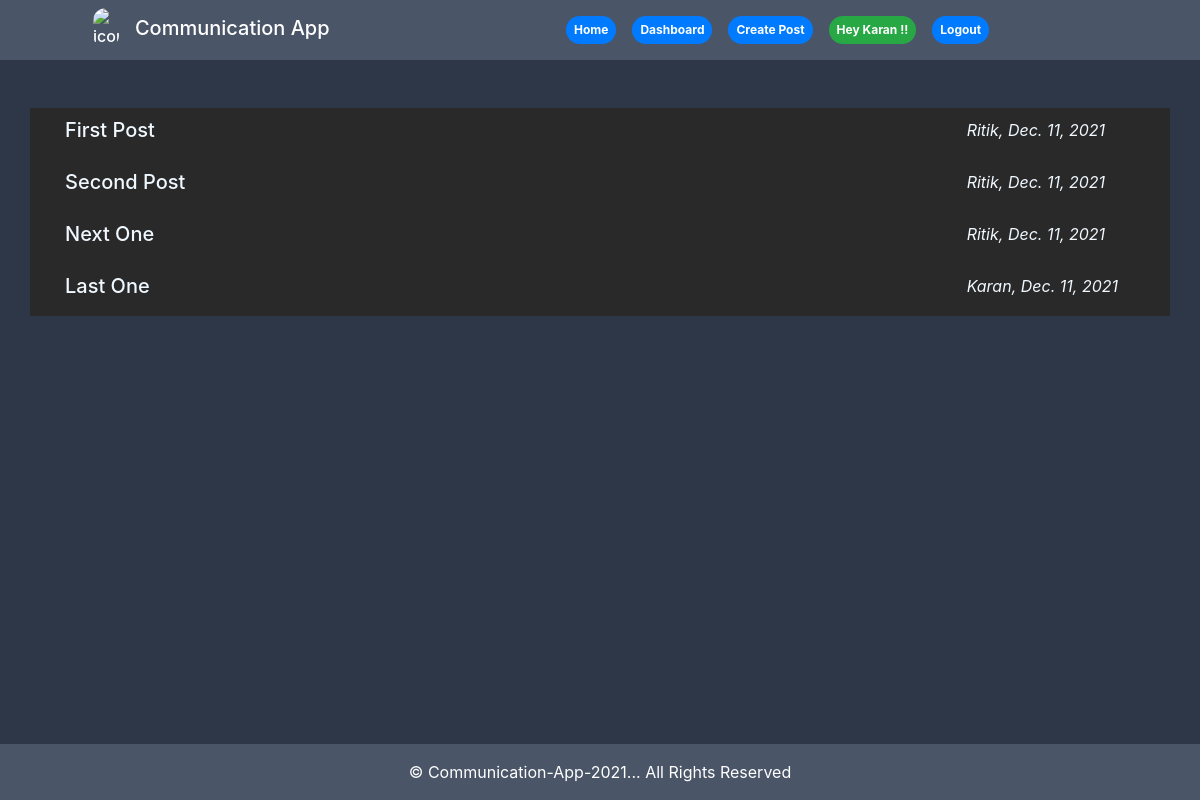
Screenshot of /channel/1 (signed in) with the database file from the repository.
### landing/models.py (models this page shows, shortened)
class Base_model(models.Model):
    created_date = models.DateField(auto_now_add=True)
    updated_date = models.DateField(auto_now_add=True)
    class Meta:
        abstract = True

class ChannelPost(Base_model):
    post_data = models.TextField(max_length=5000)
    user = models.ForeignKey(User, on_delete=models.SET_NULL,related_name="ChannelPost",null=True,)
    channel = models.ForeignKey(Channel, on_delete=models.SET_NULL, null=True,)

### landing/views.py (the view)
# urls.py: path('channel/<int:pk>', views.openChannel, name="Open Channel"),
def openChannel(request, pk):
    if (request.user.is_anonymous):
        return render(request, 'error.html')
    channel = Channel.objects.get(id=pk)
    user_list = channel.users.split(",")
    cur_user = str(request.user)
    allow_post = False
    print(cur_user, user_list)
    if cur_user in user_list:
        allow_post = True
    elif channel.owner == request.user:
        allow_post = True
    else:
        messages.error(request, "You Don't have permission for this group...")
        return redirect('home')
    posts = ChannelPost.objects.filter(channel=channel).order_by("-created_date")
    return render(request, 'channel.html', {"posts":posts, "channel":False, "post":allow_post, "channel_id":pk})

### templates/channel.html (shortened to what this page needs)
{% extends 'base.html' %}
{% block body %}
{% load humanize %}
<div class="container my-5">
    {% if posts.count > 0 %}
    {% for post in posts %}
    <div class="row" style="color: aliceblue; background:rgb(41, 41, 41); padding: 10px 20px; margin-top: 0px;">
        <h5 class="col-md-10" >{{post.post_data}}</h5>
        <i>{{post.user.first_name}}, {{post.created_date}}</i>
    </div>
    {% endfor %}
    {% else %}
    <div class="row" style="color: aliceblue; background:rgb(41, 41, 41); padding: 10px 20px; margin-top: 0px;">
        <h5 class="col-md-12" style="text-align: center;">No Post is available in this Channel..</h5>
    </div>
    {% endif %}
</div>
{% endblock body %}

### templates/base.html (shortened to what this page needs)
<!doctype html>
<html lang="en">
<head>
    <link href="https://unpkg.com/tailwindcss@^1.0/dist/tailwind.min.css" rel="stylesheet">
    <link rel="stylesheet" href="https://maxcdn.bootstrapcdn.com/bootstrap/4.0.0/css/bootstrap.min.css"
>
</head>
<body class="bg-gray-800">
    <header class="text-gray-500 bg-gray-700 body-font">
        <div class="container mx-auto flex flex-wrap py-2 flex-col md:flex-row items-center">
            <a class="flex title-font font-medium items-center text-white mb-1 md:mb-0 ml-5 mr-5" href="/">
                <img src="https://encrypted-tbn0.gstatic.com/images?q=tbn%3AANd9GcRBTm52YMz9XsSELg1RXv7V-k4JyemAExhaRQ&usqp=CAU" alt="icon" style="width: 10%; height: 10%;" class="rounded-full">
                <span class="ml-3 text-xl">Communication App</span>
            </a>
            <nav class="md:ml-auto md:mr-auto flex flex-wrap items-center text-base justify-center">
                <a class="mr-3 badge badge-primary badge-pill p-2" href="/">Home</a>
            {% if user.is_authenticated %}
            <a href="/dashboard/" class="badge badge-primary badge-pill mr-3 p-2">Dashboard</a>
            {% if post %}
            <a class="mr-3 badge badge-primary badge-pill p-2" href="" data-toggle="modal" data-target="#post">Create Post</a>
            {% endif %}
            <h6 class="mr-3 badge badge-success badge-pill p-2 mt-2">Hey {{ request.user.first_name|capfirst }} !!</h5>
            <a href="/logout/" class="badge badge-primary badge-pill p-2">Logout</a>
            {% else %}
                <button type="button" class="badge badge-primary badge-pill mr-3 p-2" data-toggle="modal" data-target="#login">LogIn
                </button>
                <button type="button" class="badge badge-primary badge-pill mr-3 p-2" data-toggle="modal" data-target="#signup">SignUp
                </button>
            {% endif %}
            </nav>
        </div>
    </header>
    {% block body %}
    {% endblock body %}
    <div class="footer bg-gray-700 pt-3">
        <p>&copy; Communication-App-2021... All Rights Reserved</p>
        </div>
</body>
</html>

### templates/base.html (style rules this page uses)
.footer { position: fixed; left: 0; bottom: 0; width: 100%; color: white; text-align: center; }

### rows the page displays
ChannelPost: post_data "First Post", user.first_name "Ritik", created_date "Dec. 11, 2021"
ChannelPost: post_data "Second Post", user.first_name "Ritik", created_date "Dec. 11, 2021"
ChannelPost: post_data "Next One", user.first_name "Ritik", created_date "Dec. 11, 2021"
ChannelPost: post_data "Last One", user.first_name "Karan", created_date "Dec. 11, 2021"

### other values shown
{{ request.user.first_name|capfirst }} "Karan"
